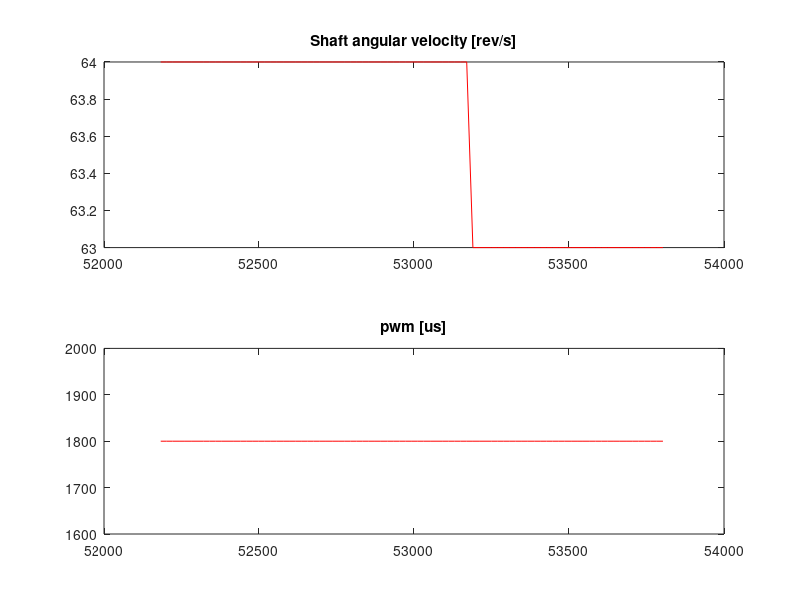
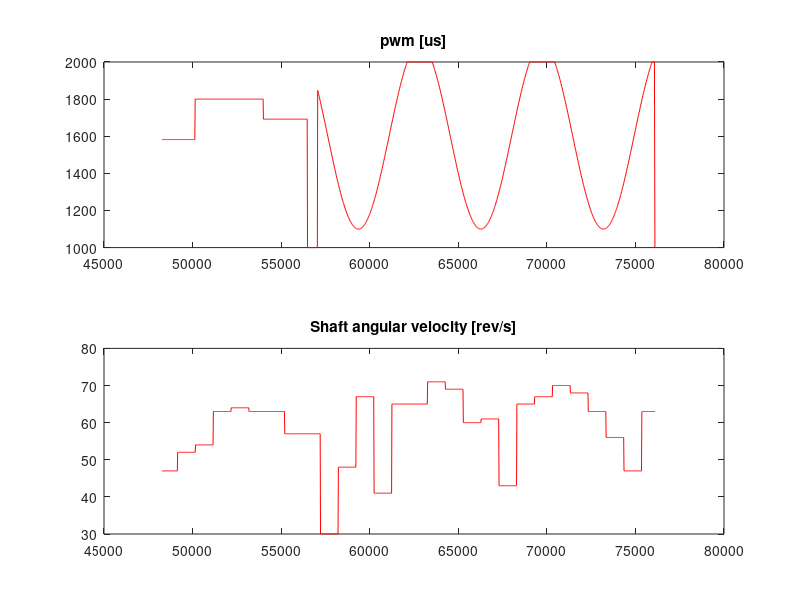

Source code (MATLAB) for these figures, in order: (Note: this script raises an error after producing the figures.)
%% UserK 14-01-2017
% Paola got married 
clc
clear all
plotDiff = false;

%% Identification Data
dir .
load('samplesRock2.mat')

x = x(2:end);
y = y(2:end);
z = z(2:end);


xOriginal = x(2:end);
yOriginal = y(2:end);
zOriginal = z(2:end);

disp('Number of Samples');
disp(size(x,1))

iter = ceil(size(x,1)*0.2);

xIde = x(200:iter);
uIde = y(200:iter);
yIde = z(200:iter);

xVal = x(iter:end);
uVal = y(iter:end);
yVal = z(iter:end);

figure(10)
subplot(2,1,1);
plot(x,y,'r');
title('pwm [us]');
subplot(2,1,2);
plot(x,z,'r');
title('Shaft angular velocity [rev/s]');

figure(1)
subplot(2,1,1);
plot(xIde,yIde,'r');
title('Shaft angular velocity [rev/s]');
subplot(2,1,2);
plot(xIde,uIde,'r');
title('pwm [us]');

%% Designs a second order filter using a butterworth design guidelines
[b a] = butter(2,0.045,'low');

% Plot the frequency response (normalized frequency)
figure(13)
z_filtered = filter(b,a,yIdeDetrend);
plot(xIde,z_filtered,'r');

%% Diff
dt = xIde(2:end) - xIde(1:end-1);
dy = yIde(2:end) - yIde(1:end-1);
du = uIde(2:end) - uIde(1:end-1);

if (plotDiff) 
    figure(3)
    subplot(2,1,1);
    % show results
    title('dy/dt [rad/s^2]');
    plot(dy./dt,'r');
    subplot(2,1,2);
    title('du/dt [us/s]');
    plot(du./dt,'r');
end

disp('Ts from data');
mean(dt(1))
Ts = dt(1);

% Create Id data
% zt  Training set
zt = iddata(yIde,uIde,Ts);
zv = iddata(yVal,uVal,Ts);

z = iddata(y,z,Ts);

[ztDetrend, Ttest ]= detrend(zt,0);
[zvDetrend, Tvalidation ]= detrend(zv,0);
[zDetrend, T ]= detrend(z,0);

delay = delayest(zvDetrend)
% estimated delay changes as a function of the model
delay4 = delayest(zvDetrend,4,4)

%% 

V = arxstruc(ztDetrend,zvDetrend,struc(2,2,1:10));
[nn,Vm] = selstruc(V,0);

FIRModel = impulseest(ztDetrend);
clf
h = impulseplot(FIRModel);
showConfidence(h,3)
 
V = arxstruc(ztDetrend,zvDetrend,struc(1:10,1:10,delay));
nns = selstruc(V)

%% Identifiy linear discrete time model with arx

th2 = arx(ztDetrend,nns);
[ th4] = arx(ztDetrend,nns);
compare(zvDetrend(1:end),th2,th4);

%% Identifiy linear discrete time model with n4sid

[m, x0m] = n4sid(ztDetrend,2,'InputDelay',delay,'Ts',Ts);
[ms,x0] = n4sid(ztDetrend,1:10,'InputDelay',delay,'Ts',Ts);
disp('Comparing ms and arx')
compare(zvDetrend,ms,m)

%% Compare arx Vs n4Sid
disp('Comparing ms1 and ms')
compare(ztDetrend,ms,th2)
%% Manual compare

t = 0:Ts:Ts*size(yOriginal,1)-1;
[y,t,x] = lsim(ms,yOriginal,t,x0);
hold on
plot(t,zOriginal,'r');
hold on
plot(t,y,'b');
